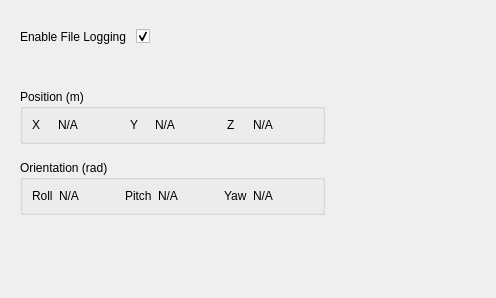
<?xml version="1.0" encoding="UTF-8"?>
<ui version="4.0">
 <class>HilObserverView</class>
 <widget class="QWidget" name="HilObserverView">
  <property name="geometry">
   <rect>
    <x>0</x>
    <y>0</y>
    <width>496</width>
    <height>298</height>
   </rect>
  </property>
  <property name="minimumSize">
   <size>
    <width>200</width>
    <height>0</height>
   </size>
  </property>
  <property name="maximumSize">
   <size>
    <width>600</width>
    <height>16777215</height>
   </size>
  </property>
  <property name="windowTitle">
   <string>Form</string>
  </property>
  <layout class="QGridLayout" name="gridLayout">
   <property name="sizeConstraint">
    <enum>QLayout::SetDefaultConstraint</enum>
   </property>
   <property name="leftMargin">
    <number>20</number>
   </property>
   <property name="topMargin">
    <number>20</number>
   </property>
   <property name="rightMargin">
    <number>20</number>
   </property>
   <property name="bottomMargin">
    <number>20</number>
   </property>
   <property name="spacing">
    <number>16</number>
   </property>
   <item row="2" column="0" colspan="2">
    <widget class="QGroupBox" name="position">
     <property name="title">
      <string>Position (m)</string>
     </property>
     <layout class="QGridLayout" name="gridLayout_2">
      <property name="horizontalSpacing">
       <number>12</number>
      </property>
      <property name="verticalSpacing">
       <number>10</number>
      </property>
      <item row="0" column="0">
       <widget class="QLabel" name="label">
        <property name="maximumSize">
         <size>
          <width>70</width>
          <height>16777215</height>
         </size>
        </property>
        <property name="text">
         <string>X</string>
        </property>
       </widget>
      </item>
      <item row="0" column="8">
       <widget class="QLabel" name="z">
        <property name="minimumSize">
         <size>
          <width>60</width>
          <height>0</height>
         </size>
        </property>
        <property name="text">
         <string>N/A</string>
        </property>
       </widget>
      </item>
      <item row="0" column="7">
       <widget class="QLabel" name="label_10">
        <property name="maximumSize">
         <size>
          <width>70</width>
          <height>16777215</height>
         </size>
        </property>
        <property name="text">
         <string>Z</string>
        </property>
       </widget>
      </item>
      <item row="0" column="5">
       <widget class="QLabel" name="label_6">
        <property name="maximumSize">
         <size>
          <width>70</width>
          <height>16777215</height>
         </size>
        </property>
        <property name="text">
         <string>Y</string>
        </property>
       </widget>
      </item>
      <item row="0" column="6">
       <widget class="QLabel" name="y">
        <property name="minimumSize">
         <size>
          <width>60</width>
          <height>0</height>
         </size>
        </property>
        <property name="text">
         <string>N/A</string>
        </property>
       </widget>
      </item>
      <item row="0" column="2">
       <widget class="QLabel" name="x">
        <property name="minimumSize">
         <size>
          <width>60</width>
          <height>0</height>
         </size>
        </property>
        <property name="text">
         <string>N/A</string>
        </property>
       </widget>
      </item>
     </layout>
    </widget>
   </item>
   <item row="3" column="0" colspan="2">
    <widget class="QGroupBox" name="groupBox_2">
     <property name="title">
      <string>Orientation (rad)</string>
     </property>
     <layout class="QHBoxLayout" name="horizontalLayout">
      <item>
       <widget class="QLabel" name="label_3">
        <property name="maximumSize">
         <size>
          <width>70</width>
          <height>16777215</height>
         </size>
        </property>
        <property name="text">
         <string>Roll</string>
        </property>
       </widget>
      </item>
      <item>
       <widget class="QLabel" name="roll">
        <property name="minimumSize">
         <size>
          <width>60</width>
          <height>0</height>
         </size>
        </property>
        <property name="text">
         <string>N/A</string>
        </property>
       </widget>
      </item>
      <item>
       <widget class="QLabel" name="label_7">
        <property name="maximumSize">
         <size>
          <width>70</width>
          <height>16777215</height>
         </size>
        </property>
        <property name="text">
         <string>Pitch</string>
        </property>
       </widget>
      </item>
      <item>
       <widget class="QLabel" name="pitch">
        <property name="minimumSize">
         <size>
          <width>60</width>
          <height>0</height>
         </size>
        </property>
        <property name="text">
         <string>N/A</string>
        </property>
       </widget>
      </item>
      <item>
       <widget class="QLabel" name="label_11">
        <property name="maximumSize">
         <size>
          <width>70</width>
          <height>16777215</height>
         </size>
        </property>
        <property name="text">
         <string>Yaw</string>
        </property>
       </widget>
      </item>
      <item>
       <widget class="QLabel" name="yaw">
        <property name="minimumSize">
         <size>
          <width>60</width>
          <height>0</height>
         </size>
        </property>
        <property name="text">
         <string>N/A</string>
        </property>
       </widget>
      </item>
     </layout>
    </widget>
   </item>
   <item row="1" column="0" colspan="2">
    <widget class="QWidget" name="configuration" native="true">
     <layout class="QGridLayout" name="gridLayout_3">
      <property name="leftMargin">
       <number>0</number>
      </property>
      <property name="spacing">
       <number>10</number>
      </property>
      <item row="0" column="1">
       <widget class="QCheckBox" name="fileLogging">
        <property name="text">
         <string/>
        </property>
        <property name="checked">
         <bool>true</bool>
        </property>
       </widget>
      </item>
      <item row="0" column="2" rowspan="3">
       <spacer name="horizontalSpacer">
        <property name="orientation">
         <enum>Qt::Horizontal</enum>
        </property>
        <property name="sizeHint" stdset="0">
         <size>
          <width>40</width>
          <height>20</height>
         </size>
        </property>
       </spacer>
      </item>
      <item row="0" column="0">
       <widget class="QLabel" name="label_2">
        <property name="text">
         <string>Enable File Logging</string>
        </property>
       </widget>
      </item>
     </layout>
    </widget>
   </item>
   <item row="4" column="0" colspan="2">
    <spacer name="verticalSpacer">
     <property name="orientation">
      <enum>Qt::Vertical</enum>
     </property>
     <property name="sizeHint" stdset="0">
      <size>
       <width>20</width>
       <height>40</height>
      </size>
     </property>
    </spacer>
   </item>
   <item row="2" column="2" rowspan="2">
    <spacer name="horizontalSpacer_2">
     <property name="orientation">
      <enum>Qt::Horizontal</enum>
     </property>
     <property name="sizeHint" stdset="0">
      <size>
       <width>40</width>
       <height>20</height>
      </size>
     </property>
    </spacer>
   </item>
  </layout>
 </widget>
 <resources/>
 <connections/>
</ui>
